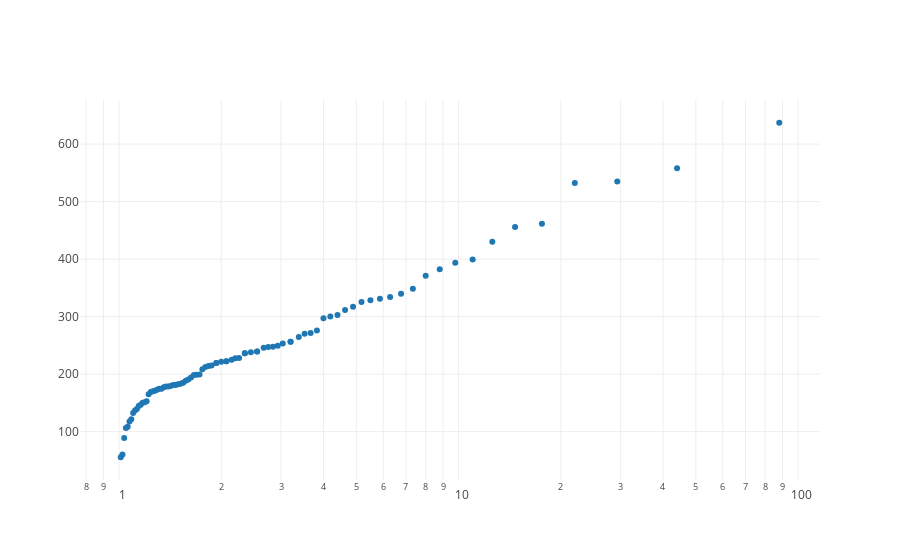

The notebook cell this image was saved under:
### Markdown cell above
### Plots

### Code cell
# Create a trace
trace = go.Scatter(
    x = dfMA['RI'],
    y = dfMA['MeanFlow_cms'],
    mode = 'markers'
)
layout = go.Layout(
    xaxis=dict(
        type='log',
        autorange=True)
)
fig = go.Figure(data=[trace],layout=layout)
iplot(fig)
